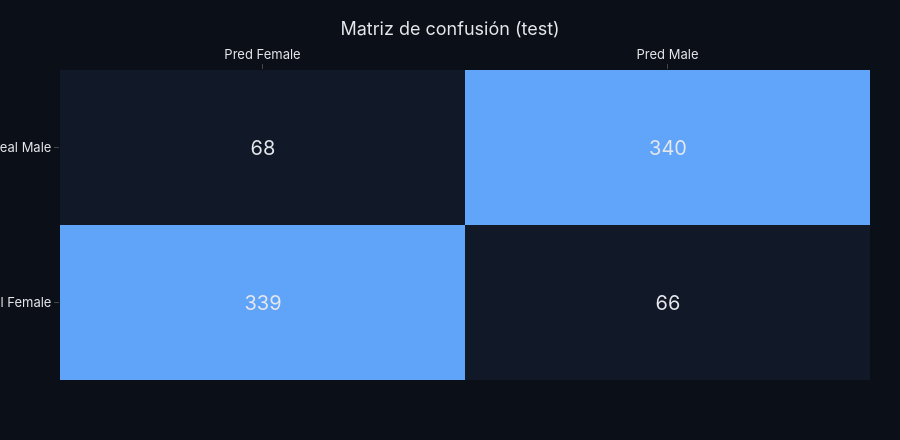

Notebook cell for this chart:
### Code cell
best_threshold = 0.65

y_pred = (y_proba >= best_threshold).astype(int)

print(f"--- Métricas con threshold={best_threshold:.2f} (óptimo) ---")
print(classification_report(
    y_test.astype(int), y_pred, target_names=["Female (0)", "Male (1)"], digits=4
))

cm = confusion_matrix(y_test.astype(int), y_pred)

fig = go.Figure(data=go.Heatmap(
    z=cm,
    x=["Pred Female", "Pred Male"],
    y=["Real Female", "Real Male"],
    text=cm, texttemplate="%{text}",
    textfont=dict(size=20, color=COLORS["text"]),
    colorscale=[
        [0.0, COLORS["panel"]],
        [0.5, "#1e3a8a"],
        [1.0, COLORS["male"]],
    ],
    showscale=False,
    hovertemplate="<b>%{y} → %{x}</b><br>Conteo: %{z}<extra></extra>",
))
fig.update_layout(title="Matriz de confusión (test)", height=440,
                  xaxis=dict(side="top"))
fig.show()

### Figure 1 — Plotly figure (JSON) as saved in the notebook; plotly's stock layout.template omitted (floating-point values rounded to 4 significant figures)
{"data": [{"colorscale": [[0, "#111827"], [0.5, "#1e3a8a"], [1, "#60a5fa"]], "hovertemplate": "<b>%{y} → %{x}</b><br>Conteo: %{z}<extra></extra>", "showscale": false, "text": [[339, 66], [68, 340]], "textfont": {"color": "#e5e7eb", "size": 20}, "texttemplate": "%{text}", "type": "heatmap", "x": ["Pred Female", "Pred Male"], "y": ["Real Female", "Real Male"], "z": [[339, 66], [68, 340]]}], "layout": {"height": 440, "title": {"text": "Matriz de confusión (test)"}, "xaxis": {"side": "top"}}}
